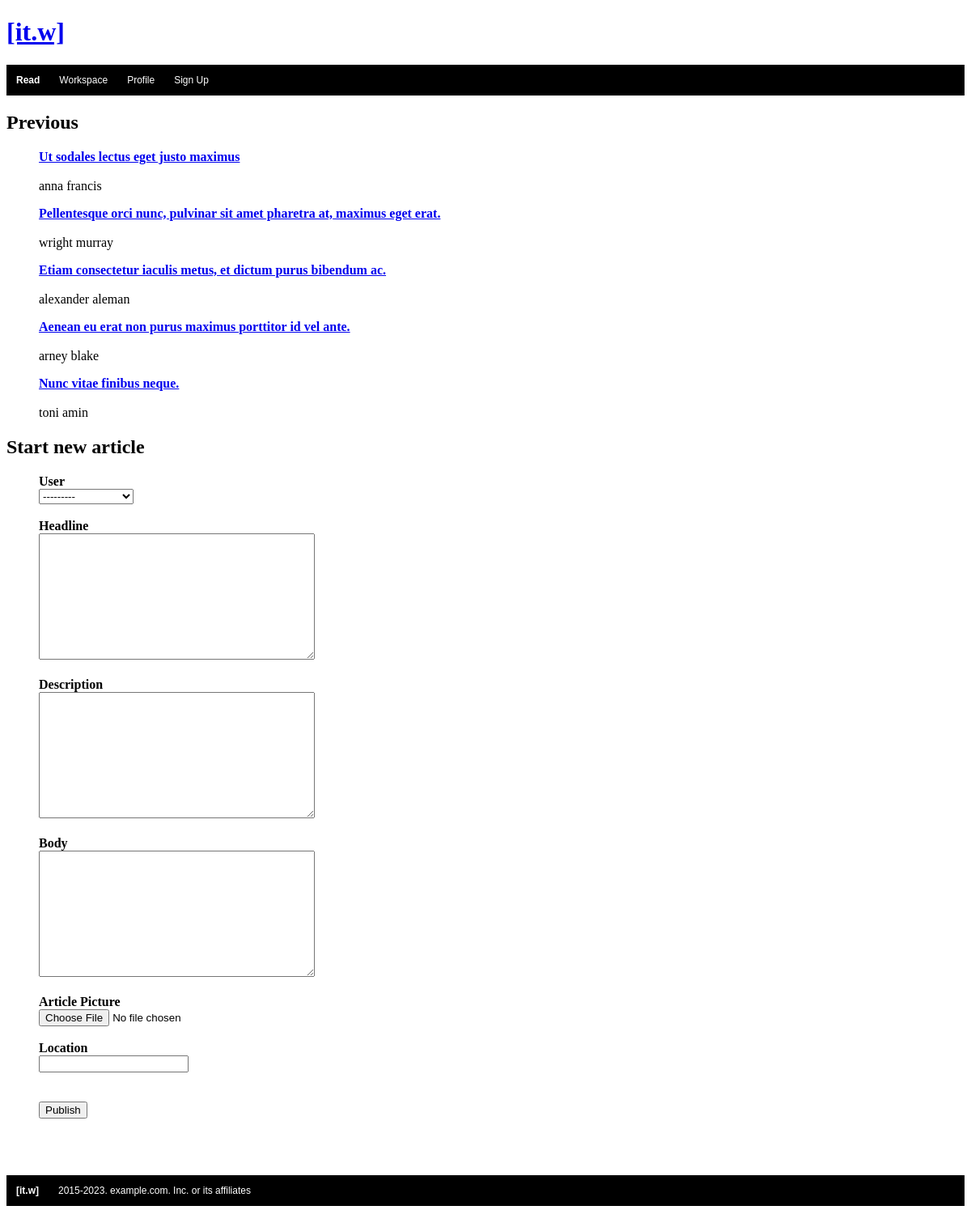
The page /articles/workspace/ on the database as committed earlier.
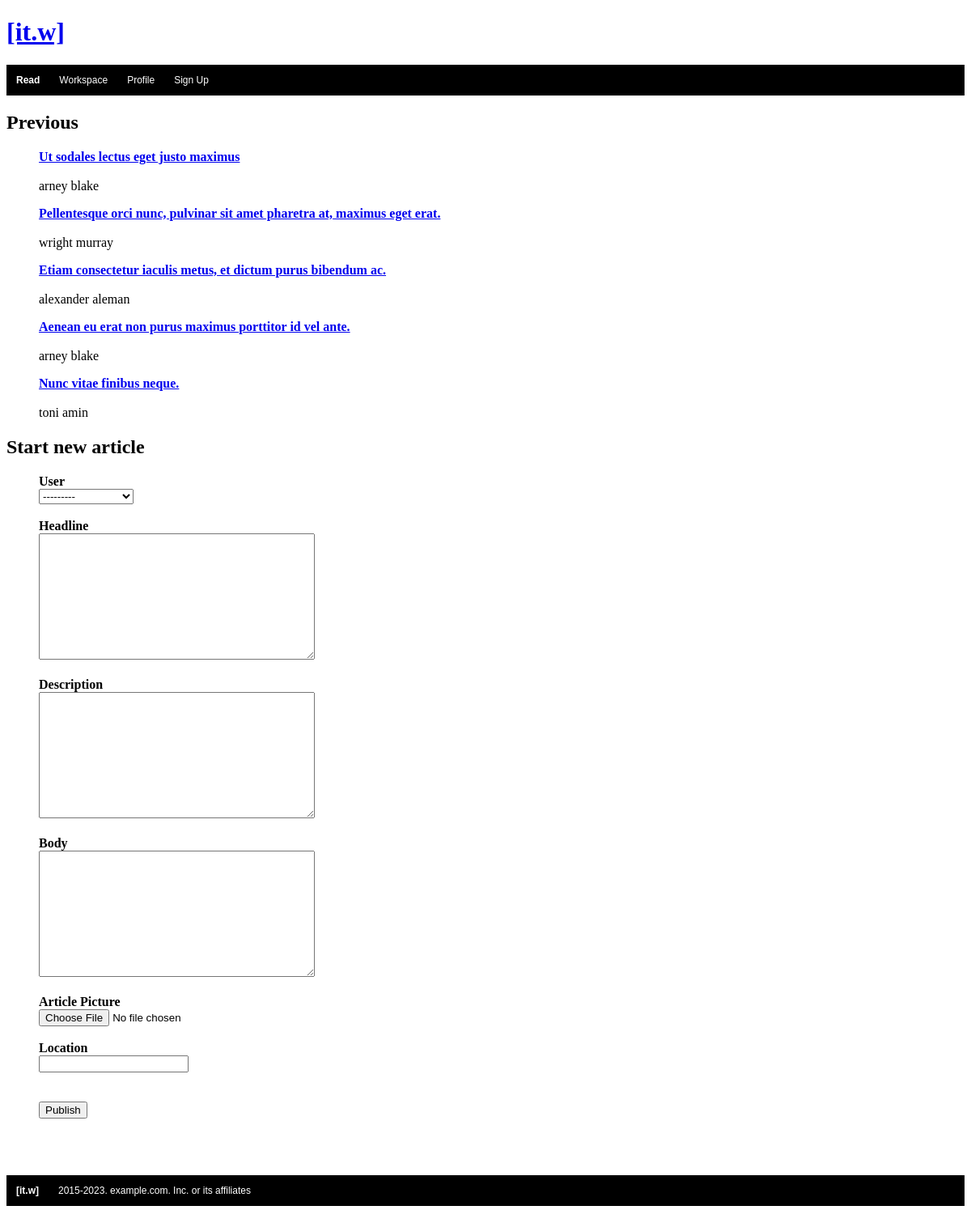
The same page on the database as committed later.
### articles/models.py (models this page shows)
class Article (models.Model):
    id = models.BigAutoField(primary_key=True) # not in forms
    user = models.ForeignKey (User, on_delete=models.CASCADE)
    headline = models.TextField(max_length=60)
    description = models.TextField (max_length=160)
    body = models.TextField (max_length=4000)
    date_published = models.DateField(auto_now=True) # not in forms
    location = models.CharField(max_length=30, null=True, blank=True)
    article_pic = models.ImageField(default='milad-fakurian-unsplash-article.jpg')
    class Meta:
        db_table = 'article_table'

### users/models.py (models this page shows)
class User(models.Model):
    id = models.BigAutoField(primary_key=True)
    first_name = models.CharField(max_length=30)
    last_name= models.CharField(max_length=30)
    username = models.CharField(max_length=30)
    email = models.EmailField(max_length=30)
    password=models.CharField(max_length=30)
    short_description = models.TextField (max_length=160, blank=True)
    long_description = models.TextField (max_length=1000, blank=True)
    user_pic = models.ImageField(default='milad-fakurian-unsplash-user.jpg')
    class Meta:
        db_table = 'user_table'

### articles/views.py (the view)
# urls.py: path("workspace/", views.workspace, name="workspace"),
def workspace (request):
    article_obj= Article.objects.all()
    form_article = ArticleForm(request.POST or None)
    if form_article.is_valid():
            form_article.save()
    context = {'article_obj':article_obj, 'form_article':form_article,}
    return render (request, "workspace.html", context )

### articles/forms.py
class ArticleForm (ModelForm):
    class Meta:
        model = Article
        fields = [  'user',
                    'headline' ,
                    'description',
                    'body',
                    'location',
                    'article_pic',
]

### articles/templates/workspace.html (shortened to what this page needs)
<!DOCTYPE html>
<html lang="en">
<head>
    {% block content %}
</head>
<body>
    {% include 'itmagazineapp/topnav.html'%}
    <h2>Previous</h2>
        {% for article in article_obj%}
            <ul style="list-style-type:none;">
                <li><a href="{% url 'article' article.user.id %}"><strong>{{article.headline}}</strong></a></li>
                <br>
                <li>{{article.user.first_name}} {{article.user.last_name}}</li>
            </ul>
        {% endfor %}
        <h2>Start new article</h2>
        {% include 'form-article.html'%}
        {% include 'itmagazineapp/footer.html'%}
    {% endblock %}
</body>
</html>

Rows that differ between the two databases and show on the page:
changed Article "Ut sodales lectus eget justo maximus": user.first_name "anna" → "arney"; user.last_name "francis" → "blake"
